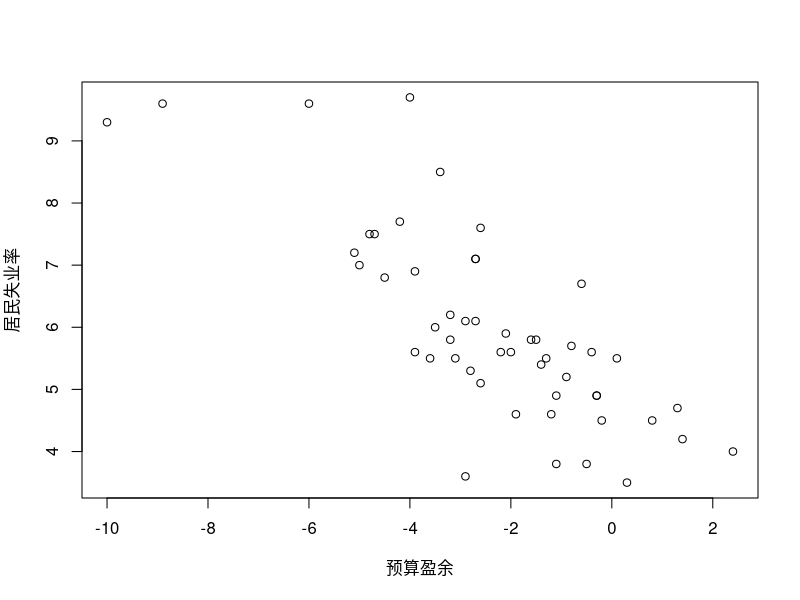
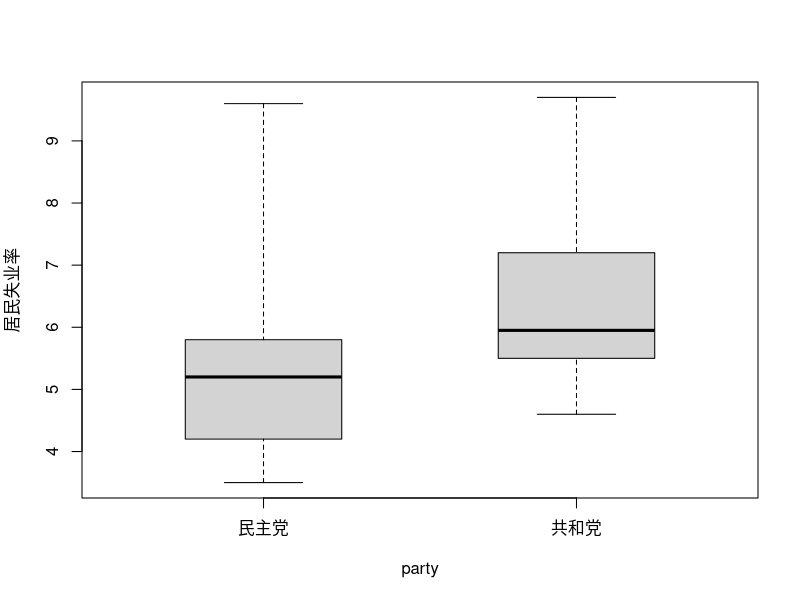
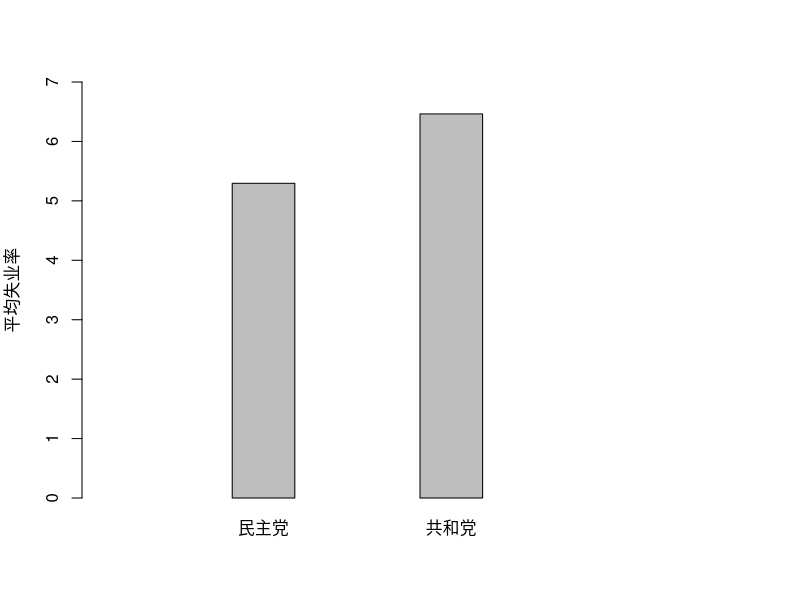
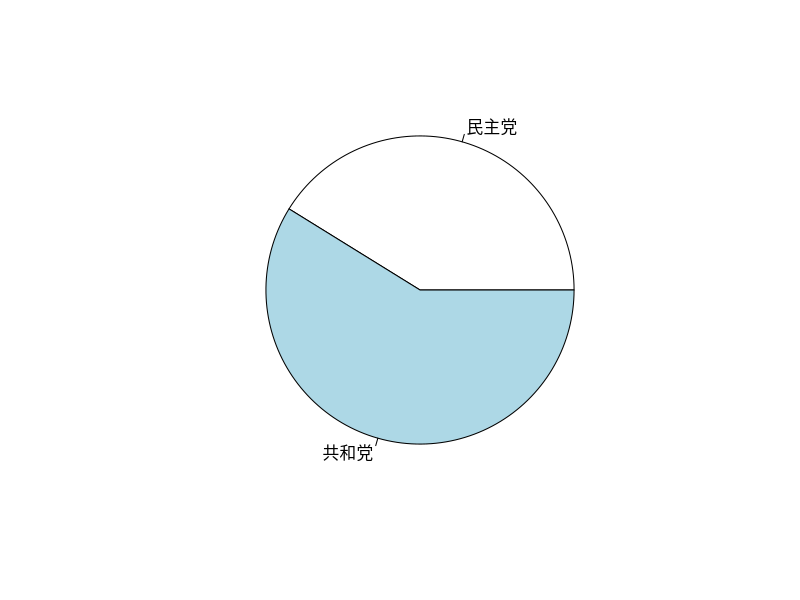

Source code (R) for these figures, in order:
#============================================================
# 1960-2010联邦财政预算
#============================================================

#------------------------------------------------------------
# 数据来自2010年美国总统经济报告
#------------------------------------------------------------
year=1960:2010                      # 政府预算年（如，1959年
# 10月到1960年9月为1960年
# 的财政年度）
#----------------------------------
unemploy=c(5.5,6.7,5.5,5.7,5.2,4.5,
           3.8,3.8,3.6,3.5,4.9,5.9,
           5.6,4.9,5.6,8.5,7.7,7.1,
           6.1,5.8,7.1,7.6,9.7,9.6,
           7.5,7.2,7.0,6.2,5.5,5.3,
           5.6,6.8,7.5,6.9,6.1,5.6,
           5.4,4.9,4.5,4.2,4.0,4.7,
           5.8,6.0,5.5,5.1,4.6,4.6,
           5.8,9.3,9.6)             # 居民失业率（%）
#----------------------------------
surplus=c(0.1,-0.6,-1.3,-0.8,-0.9,
          -0.2,-0.5,-1.1,-2.9,0.3,
          -0.3,-2.1,-2.0,-1.1,-0.4,
          -3.4,-4.2,-2.7,-2.7,-1.6,
          -2.7,-2.6,-4.0,-6.0,-4.8,
          -5.1,-5.0,-3.2,-3.1,-2.8,
          -3.9,-4.5,-4.7,-3.9,-2.9,
          -2.2,-1.4,-0.3,0.8,1.4,
          2.4,1.3,-1.5,-3.5,-3.6,
          -2.6,-1.9,-1.2,-3.2,-10.0,
          -8.9)                     # 预算盈余或亏损（按当年
# 国民生产总值的百分比计算）
#----------------------------------
party=c("R","R","D","D","D","D","D",
        "D","D","D","R","R","R","R",
        "R","R","R","R","D","D","D",
        "D","R","R","R","R","R","R",
        "R","R","R","R","R","R","D",
        "D","D","D","D","D","D","D",
        "R","R","R","R","R","R","R",
        "R","D")                    # 总统所代表的政党（D表示民主
# 党，R表示共和党）
#----------------------------------

#------------------------------------------------------------
#散点图
#------------------------------------------------------------
plot(surplus,unemploy,type="p",xlab="预算盈余",ylab="居民失业率")

#------------------------------------------------------------
#并列箱线图
#------------------------------------------------------------
boxplot(unemploy~party,range=0,
        names=c("民主党","共和党"),
        boxwex=.5,ylab="居民失业率")  # unemploy~party按政党划分
                                      # boxwex=0.5将箱宽设为默认
                                      # 一半，range=0将图延伸至
                                      # 最大最小值

#------------------------------------------------------------
# 提取两个政党的数据
#------------------------------------------------------------
mns=c(mean(unemploy[party=="D"]),
      mean(unemploy[party=="R"]))     # 将两个政党的执政年失业率
                                      # 用向量合并

#------------------------------------------------------------
# 条形图
#------------------------------------------------------------
barplot(mns,xlim=c(0,1),width=.1,
        ylim=c(0,7),ylab="平均失业率",
        names.arg=c("民主党","共和党"),
        space=2)                      # xlim,ylim设置x,y轴范围，
                                      # width=0.1将宽度设为默认的
                                      # 0.1倍，space=2将间隔设为
                                      # 条宽的2倍

#------------------------------------------------------------
# 饼图
#------------------------------------------------------------
num.yrs=c(length(year[party=="D"]),length(year[party=="R"]))
pie(num.yrs,labels=c("民主党","共和党"))
